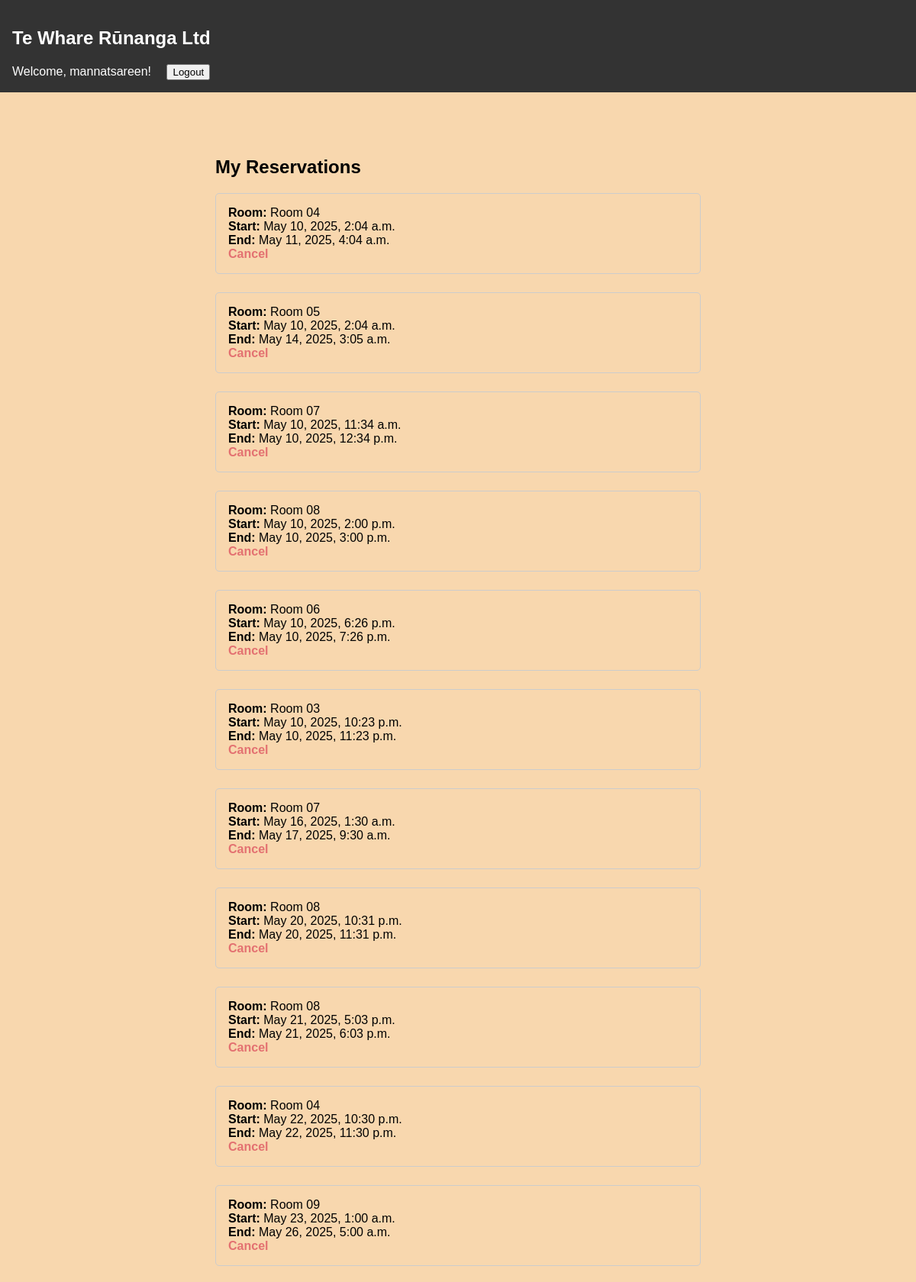
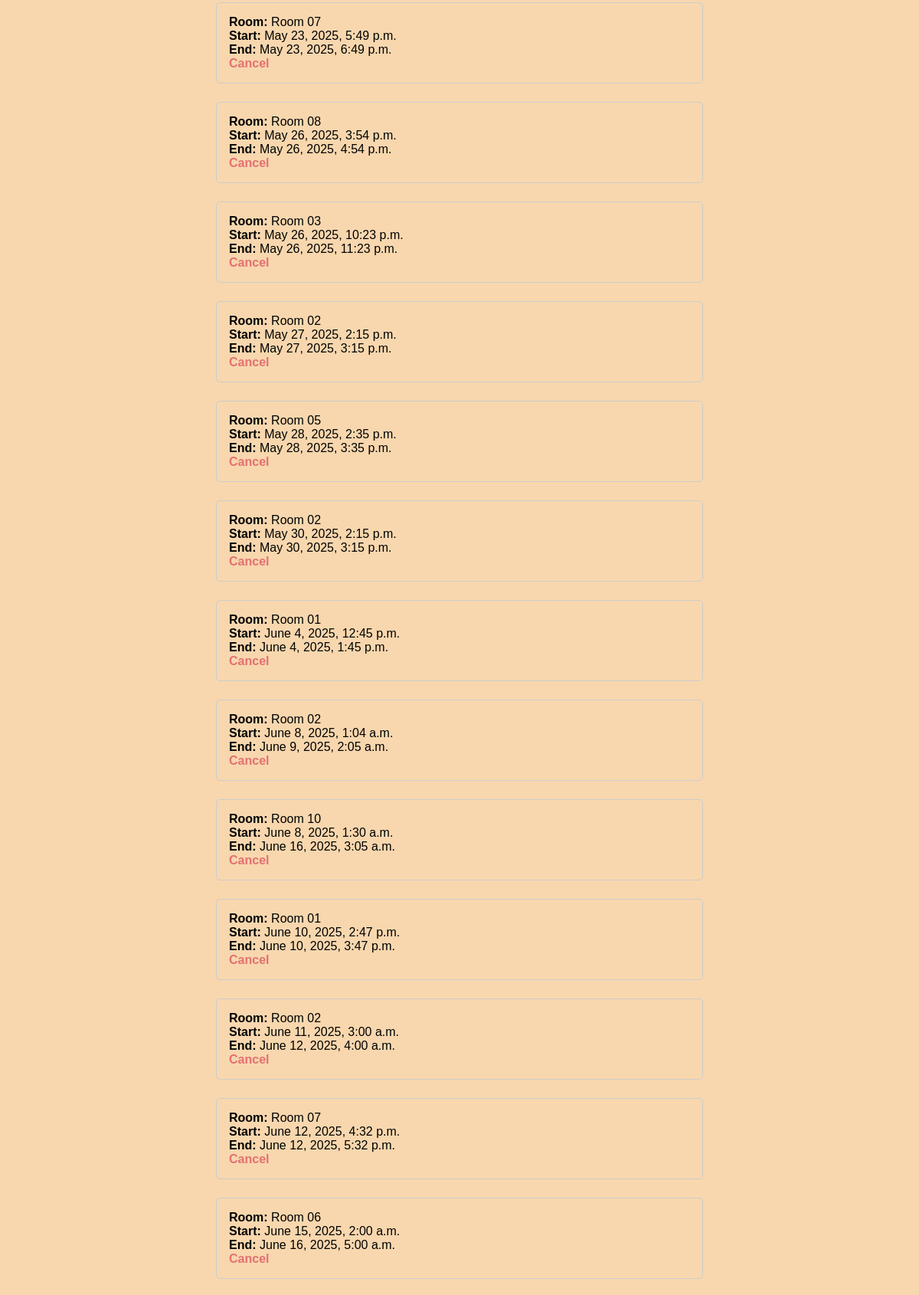
The app's page /myReservations/ (signed in, upper part) with its own data (2 pictures, top to bottom).
### reservations/models.py (models this page shows, shortened)
class TheReservation(models.Model):
    user       = models.ForeignKey(User, on_delete=models.CASCADE)
    room       = models.ForeignKey(Rooms, on_delete=models.CASCADE)
    start_time = models.DateTimeField()
    end_time   = models.DateTimeField()
    created_at = models.DateTimeField(auto_now_add=True)
    class Meta:
        ordering = ['start_time']
        unique_together = ('room', 'start_time', 'end_time')

class Rooms(models.Model):
    name        = models.CharField(max_length=100)
    location    = models.CharField(max_length=100)
    capacity    = models.PositiveIntegerField()
    description = models.TextField(blank=True)

### reservations/views.py (the view)
# urls.py: path('myReservations/', views.my_reservations, name='my_reservations'),
@login_required
def my_reservations(request):
    reservations = TheReservation.objects.filter(user=request.user).order_by('start_time')
    return render(request, 'reservations/my_reservations.html', {'reservations': reservations})

### reservations/templates/reservations/my_reservations.html
{% extends "base.html" %}
{% block content %}
  <div style="max-width: 700px; margin: auto; padding: 2rem;">
    <h2>My Reservations</h2>
    {% if reservations %}
      <ul style="list-style-type: none; padding: 0;">
        {% for res in reservations %}
          <li style="margin-bottom: 1.5rem; padding: 1rem; border: 1px solid #ccc; border-radius: 5px;">
            <strong>Room:</strong> {{ res.room.name }}<br>
            <strong>Start:</strong> {{ res.start_time|date:"F j, Y, g:i a" }}<br>
            <strong>End:</strong> {{ res.end_time|date:"F j, Y, g:i a" }}<br>
            <a href="{% url 'reservations_cancel' res.pk %}" style="color: #e37171; font-weight: bold;">Cancel</a>
          </li>
        {% endfor %}
      </ul>
    {% else %}
      <p>You have no reservations.</p>
    {% endif %}
  </div>
{% endblock %}

### reservations/templates/base.html (shortened to what this page needs)
<!DOCTYPE html>
<html lang="en">
<head>
</head>
<body>
<header>
    <h2>Te Whare Rūnanga Ltd</h2>
    <nav style="margin-top: 1rem;">
        {% if user.is_authenticated %}
            <span>Welcome, {{ user.username }}!</span>
            <form method="post" action="{% url 'logout' %}" style="display:inline;">
                <button type="submit" style="margin-left:1rem;">Logout</button>
            </form>
        {% else %}
            <a href="{% url 'login' %}">Login</a> |
            <a href="{% url 'register' %}">Register</a>
        {% endif %}
    </nav>
</header>
<main>
    {% block content %}
    {% endblock %}
</main>
</body>
</html>

### reservations/templates/base.html (style rules this page uses)
* { box-sizing: border-box; }
body { margin: 0; font-family: Arial, sans-serif; background-color: #f8d7ae; display: flex; flex-direction: column; min-height: 100vh; }
header, footer { background-color: #333; color: #ffffff; padding: 1rem; }
main { flex: 1; padding: 2rem; }
a { color: #2f8dec; text-decoration: none; }
ul { list-style: disc; padding-left: 2rem; }

### records on screen
TheReservation: room.name "Room 04", start_time "May 10, 2025, 2:04 a.m.", end_time "May 11, 2025, 4:04 a.m."
TheReservation: room.name "Room 05", start_time "May 10, 2025, 2:04 a.m.", end_time "May 14, 2025, 3:05 a.m."
TheReservation: room.name "Room 07", start_time "May 10, 2025, 11:34 a.m.", end_time "May 10, 2025, 12:34 p.m."
TheReservation: room.name "Room 08", start_time "May 10, 2025, 2:00 p.m.", end_time "May 10, 2025, 3:00 p.m."
TheReservation: room.name "Room 06", start_time "May 10, 2025, 6:26 p.m.", end_time "May 10, 2025, 7:26 p.m."
TheReservation: room.name "Room 03", start_time "May 10, 2025, 10:23 p.m.", end_time "May 10, 2025, 11:23 p.m."
TheReservation: room.name "Room 07", start_time "May 16, 2025, 1:30 a.m.", end_time "May 17, 2025, 9:30 a.m."
TheReservation: room.name "Room 08", start_time "May 20, 2025, 10:31 p.m.", end_time "May 20, 2025, 11:31 p.m."
TheReservation: room.name "Room 08", start_time "May 21, 2025, 5:03 p.m.", end_time "May 21, 2025, 6:03 p.m."
TheReservation: room.name "Room 04", start_time "May 22, 2025, 10:30 p.m.", end_time "May 22, 2025, 11:30 p.m."
TheReservation: room.name "Room 09", start_time "May 23, 2025, 1:00 a.m.", end_time "May 26, 2025, 5:00 a.m."
TheReservation: room.name "Room 07", start_time "May 23, 2025, 5:49 p.m.", end_time "May 23, 2025, 6:49 p.m."
TheReservation: room.name "Room 08", start_time "May 26, 2025, 3:54 p.m.", end_time "May 26, 2025, 4:54 p.m."
TheReservation: room.name "Room 03", start_time "May 26, 2025, 10:23 p.m.", end_time "May 26, 2025, 11:23 p.m."
TheReservation: room.name "Room 02", start_time "May 27, 2025, 2:15 p.m.", end_time "May 27, 2025, 3:15 p.m."
TheReservation: room.name "Room 05", start_time "May 28, 2025, 2:35 p.m.", end_time "May 28, 2025, 3:35 p.m."
TheReservation: room.name "Room 02", start_time "May 30, 2025, 2:15 p.m.", end_time "May 30, 2025, 3:15 p.m."
TheReservation: room.name "Room 01", start_time "June 4, 2025, 12:45 p.m.", end_time "June 4, 2025, 1:45 p.m."
TheReservation: room.name "Room 02", start_time "June 8, 2025, 1:04 a.m.", end_time "June 9, 2025, 2:05 a.m."
TheReservation: room.name "Room 10", start_time "June 8, 2025, 1:30 a.m.", end_time "June 16, 2025, 3:05 a.m."
TheReservation: room.name "Room 01", start_time "June 10, 2025, 2:47 p.m.", end_time "June 10, 2025, 3:47 p.m."
TheReservation: room.name "Room 02", start_time "June 11, 2025, 3:00 a.m.", end_time "June 12, 2025, 4:00 a.m."
TheReservation: room.name "Room 07", start_time "June 12, 2025, 4:32 p.m.", end_time "June 12, 2025, 5:32 p.m."
TheReservation: room.name "Room 06", start_time "June 15, 2025, 2:00 a.m.", end_time "June 16, 2025, 5:00 a.m."

### other values on screen
{{ user.username }} "mannatsareen"
